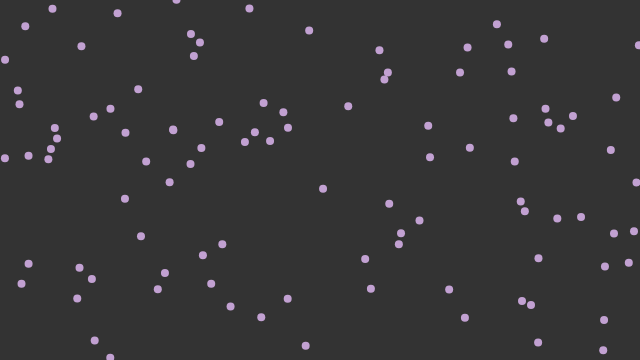
Frame 1 (no input)
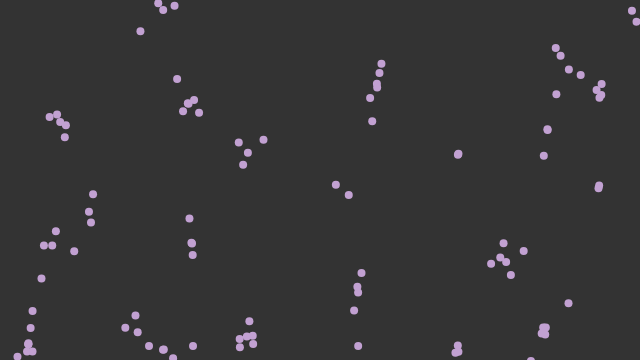
Frame 60 (no input)
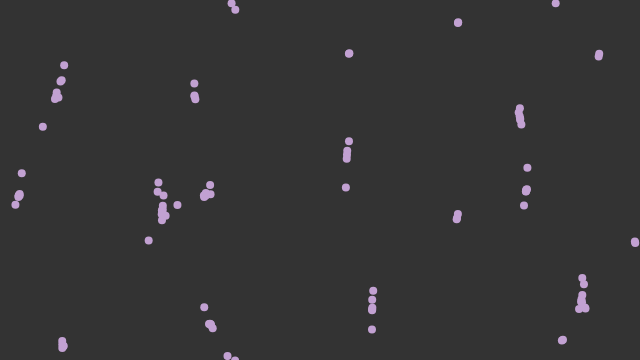
Frame 120 (the mouse pressed at the canvas centre since frame 60)

The p5.js sketch that drew these frames (run headless with seeded random() and noise() and a simulated clock; from frame 60 on, the mouse is pressed at the canvas centre):

// p5.js sketch
// ── sketch.js
// Flocking
// Daniel Shiffman
// https://thecodingtrain.com

// https://thecodingtrain.com/CodingChallenges/124-flocking-boids.html
// https://youtu.be/mhjuuHl6qHM
// https://editor.p5js.org/codingtrain/sketches/ry4XZ8OkN

const flock = [];

let alignSlider, cohesionSlider, separationSlider;

function setup() {
  createCanvas(640, 360);
  alignSlider = createSlider(0, 2, 1, 0.1);
  cohesionSlider = createSlider(0, 2, 1, 0.1);
  separationSlider = createSlider(0, 2, 1, 0.1);
  for (let i = 0; i < 100; i++) {
    flock.push(new Boid());
  }
}

function draw() {
  background(51);
  for (let boid of flock) {
    boid.edges();
    boid.flock(flock);
    boid.update();
    boid.show();
  }
}

// ── boid.js
// Flocking
//  original by Daniel Shiffman
// https://thecodingtrain.com/CodingChallenges/124-flocking-boids.html
// https://youtu.be/mhjuuHl6qHM
// https://editor.p5js.org/codingtrain/sketches/ry4XZ8OkN
// 
const occs = ["20","8","7","5","5","5","4","8","5","5","10","10","9","19","16"];
let r, g, b, c;
var col;
class Boid {
  constructor() {
    this.position = createVector(random(width), random(height));
    this.velocity = p5.Vector.random2D();
    this.velocity.setMag(random(2, 4));
    this.acceleration = createVector();
    this.maxForce = 1;
    this.maxSpeed = 4; 
    for (let i = 0; i < occs.length; i++){
        r = floor(map(occs[i],0,21,0,255)); 
        g = floor(map(occs[i],0,21,0,255)); 
        b = floor(map(occs[i],0,21,0,255)); 
        c = floor(map(occs[i],0,21,0,255)); 
      
       this.col = color(c, floor(random(255)), floor(random(255)), 255 );
       //this.col = color(r, g, b, 255 );  
    }
    console.log(this.col);
    
    
  //   this.col = function chooseColor() {
  //     for (let i = 0; i < occs.length; i++){
        
  //       c = floor(map(occs[i],0,21,0,255));
  //      // console.log(c)
  //       r = color(c, 255, c);
  //       g = color(255,c,255);
  //       b = color(255,255,c);
  //       //this.col = color(r,g,b);
  //       //console.log(this.col)
      
  //     this.col = color(r,g,b);
  //   console.log(this.col)

  //   }
  // }
}

  edges() {
    if (this.position.x > width) {
      this.position.x = 0;
    } else if (this.position.x < 0) {
      this.position.x = width;
    }
    if (this.position.y > height) {
      this.position.y = 0;
    } else if (this.position.y < 0) {
      this.position.y = height;
    }
  }

  align(boids) {
    let perceptionRadius = 50;
    let steering = createVector();
    let total = 0;
    for (let other of boids) {
      let d = dist(
        this.position.x,
        this.position.y,
        other.position.x,
        other.position.y
      );
      if (other != this && d < perceptionRadius) {
        steering.add(other.velocity);
        total++;
      }
    }
    if (total > 0) {
      steering.div(total);
      steering.setMag(this.maxSpeed);
      steering.sub(this.velocity);
      steering.limit(this.maxForce);
    }
    return steering;
  }

  separation(boids) {
    let perceptionRadius = 50;
    let steering = createVector();
    let total = 0;
    for (let other of boids) {
      let d = dist(
        this.position.x,
        this.position.y,
        other.position.x,
        other.position.y
      );
      for (let other of boids){
        if (this.col = other.col) {
          var stickTogether = 10
        } else {
          stickTogether = 0
        }
      };
      //console.log('This ' + this.col + ' Other ' + other.col)
      if (other != this && d < perceptionRadius) {
        let diff = p5.Vector.sub(this.position, other.position + (50 * stickTogether));
        diff.div(d * d);
        steering.add(diff);
        total++;
      }
    }
    if (total > 0) {
      steering.div(total);
      steering.setMag(this.maxSpeed);
      steering.sub(this.velocity);
      steering.limit(this.maxForce);
    }
    return steering;
  }

  cohesion(boids) {
    let perceptionRadius = 50;
    let steering = createVector();
    let total = 0;
    for (let other of boids) {
      let d = dist(
        this.position.x,
        this.position.y,
        other.position.x,
        other.position.y
      );
      if (other != this && d < perceptionRadius) {
        steering.add(other.position);
        total++;
      }
    }
    if (total > 0) {
      steering.div(total);
      steering.sub(this.position);
      steering.setMag(this.maxSpeed);
      steering.sub(this.velocity);
      steering.limit(this.maxForce);
    }
    return steering;
  }

  flock(boids) {
    let alignment = this.align(boids);
    let cohesion = this.cohesion(boids);
    let separation = this.separation(boids);

    alignment.mult(alignSlider.value());
    cohesion.mult(cohesionSlider.value());
    separation.mult(separationSlider.value());

    this.acceleration.add(alignment);
    this.acceleration.add(cohesion);
    this.acceleration.add(separation);
  }

  update() {
    this.position.add(this.velocity);
    this.velocity.add(this.acceleration);
    this.velocity.limit(this.maxSpeed);
    this.acceleration.mult(0);
  }

  show() {
    strokeWeight(8);
    //   for (let i = 0; i < occs.length; i++){
    //     c = floor(map(occs[i],0,21,0,255));
    //     r = color(c, 255, c);
    //     g = color(255,c,255);
    //     b = color(255,255,c);
    //   }
  
    // this. col = color(r,g,b);
    //console.log(this.col);
    stroke(this.col);
    point(this.position.x, this.position.y);
  }
}
